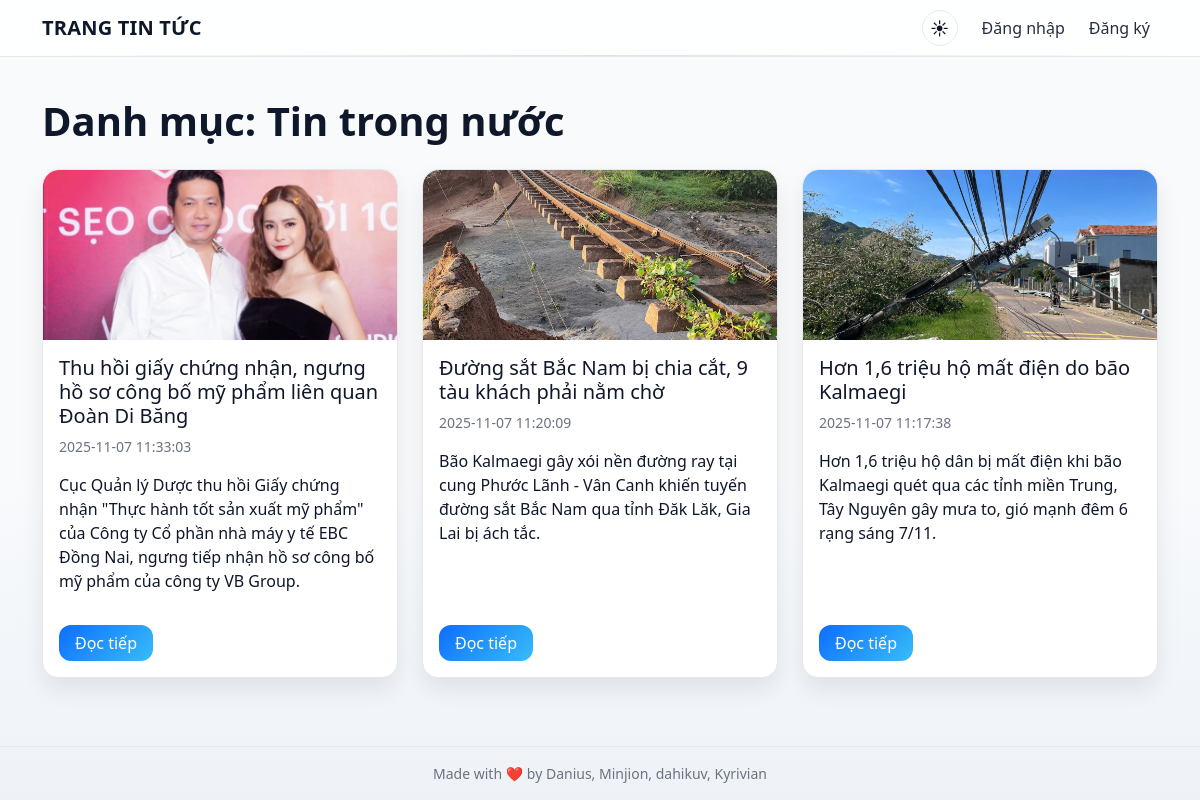
The page /news_web/public/category/10 on the database as committed earlier.
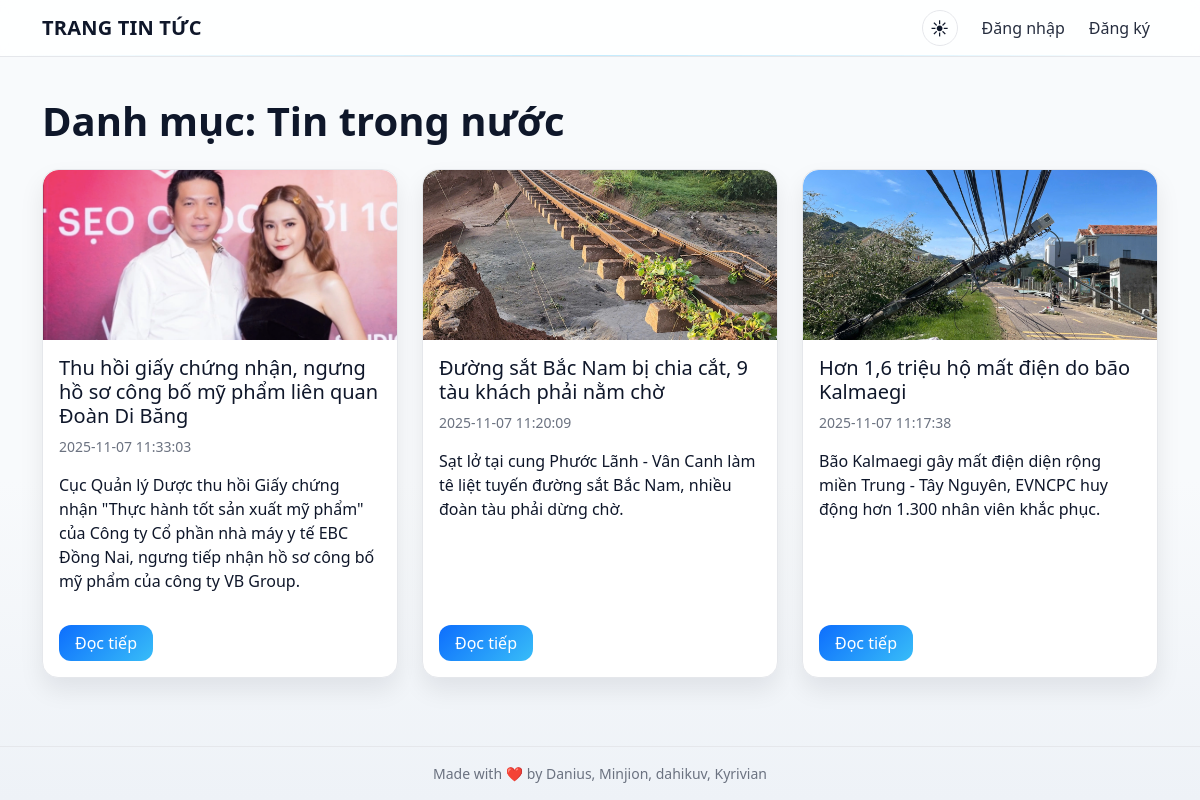
The same page on the database as committed later.
### tables this page shows
CREATE TABLE `categories` (
  `category_id` int(11) NOT NULL,
  `category_name` varchar(100) NOT NULL,
  `description` text DEFAULT NULL
);

CREATE TABLE `articles` (
  `article_id` int(11) NOT NULL,
  `user_id` int(11) NOT NULL,
  `category_id` int(11) DEFAULT NULL,
  `title` varchar(255) NOT NULL,
  `summary` text DEFAULT NULL,
  `status` enum('draft','published','archived') DEFAULT 'draft',
  `created_at` datetime DEFAULT current_timestamp(),
  `updated_at` datetime DEFAULT current_timestamp() ON UPDATE current_timestamp()
);

### app/Config/config.php (called while the page is built)
<?php
return [
    'db' => [
        'host' => '127.0.0.1',
        'port' => 3306,
        'name' => 'news_portal',
        'user' => 'root',
        'pass' => '',
        'charset' => 'utf8mb4',
    ],
    'app' => [
        'base_url' => '/news_web/public',
        'debug' => true,
    ],
];

### app/Core/Controller.php (called while the page is built, shortened)
<?php
class Controller
{
    protected function view(string $template, array $data = []): void
    {
        extract($data);
        $baseUrl = (require __DIR__ . '/../Config/config.php')['app']['base_url'];
        include __DIR__ . '/../Views/layout/header.php';
        include __DIR__ . '/../Views/' . $template . '.php';
        include __DIR__ . '/../Views/layout/footer.php';
    }
}

### app/Controllers/ArticleController.php (called while the page is built, shortened)
<?php
class ArticleController extends Controller
{
    public function category(int $id): void
    {
        $page = max(1, (int)($_GET['page'] ?? 1));
        $per = 9;
        $categoryModel = new CategoryModel();
        $category = $categoryModel->find($id);
        [$articles, $total] = (new ArticleModel())->getByCategory($id, $page, $per);
        $pages = (int)ceil($total / $per);
        $this->view('article/category', [
            'category' => $category,
            'articles' => $articles,
            'page' => $page,
            'pages' => $pages
        ]);
    }
}

### public/index.php (called while the page is built, shortened)
<?php
require_once __DIR__ . '/../app/Core/Router.php';
require_once __DIR__ . '/../app/Core/Controller.php';
require_once __DIR__ . '/../app/Core/Database.php';
require_once __DIR__ . '/../app/Queries/ArticleQueries.php';
require_once __DIR__ . '/../app/Queries/CategoryQueries.php';
require_once __DIR__ . '/../app/Queries/ArticleRepository.php';
require_once __DIR__ . '/../app/Queries/CategoryRepository.php';
require_once __DIR__ . '/../app/Models/BaseModel.php';
require_once __DIR__ . '/../app/Models/ArticleModel.php';
require_once __DIR__ . '/../app/Models/CategoryModel.php';
require_once __DIR__ . '/../app/Controllers/ArticleController.php';
$router = new Router();
$router->get('/', [App\Controllers\HomeController::class, 'index']);
$router->get('/article/(\\d+)', [App\Controllers\ArticleController::class, 'show']);
$router->get('/category/(\\d+)', [App\Controllers\ArticleController::class, 'category']);
$router->get('/search', [App\Controllers\SearchController::class, 'index']);
$router->get('/user/(\\d+)', [App\Controllers\ProfileController::class, 'show']);
$router->get('/auth/login', [App\Controllers\AuthController::class, 'login']);
$router->post('/auth/login', [App\Controllers\AuthController::class, 'handleLogin']);
$router->get('/auth/register', [App\Controllers\AuthController::class, 'register']);
$router->post('/auth/register', [App\Controllers\AuthController::class, 'handleRegister']);
$router->post('/auth/logout', [App\Controllers\AuthController::class, 'logout']);
$router->get('/admin/categories', [App\Controllers\AdminController::class, 'listCategories']);
$router->get('/admin/categories/create', [App\Controllers\AdminController::class, 'createCategory']);
$router->post('/admin/categories/store', [App\Controllers\AdminController::class, 'storeCategory']);
$router->get('/admin/categories/(\\d+)/edit', [App\Controllers\AdminController::class, 'editCategory']);
$router->post('/admin/categories/(\\d+)/update', [App\Controllers\AdminController::class, 'updateCategory']);
$router->post('/admin/categories/(\\d+)/delete', [App\Controllers\AdminController::class, 'deleteCategory']);
$router->get('/admin/articles', [App\Controllers\AdminController::class, 'listArticles']);
$router->get('/admin/articles/create', [App\Controllers\AdminController::class, 'createArticle']);
$router->post('/admin/articles/store', [App\Controllers\AdminController::class, 'storeArticle']);
$router->get('/admin/articles/(\\d+)/edit', [App\Controllers\AdminController::class, 'editArticle']);
$router->post('/admin/articles/(\\d+)/update', [App\Controllers\AdminController::class, 'updateArticle']);
$router->post('/admin/articles/(\\d+)/delete', [App\Controllers\AdminController::class, 'deleteArticle']);
$router->post('/admin/articles/(\\d+)/publish', [App\Controllers\AdminController::class, 'publishArticle']);
$router->get('/api/articles', [App\Controllers\ApiController::class, 'articles']);
$router->get('/api/article/(\\d+)', [App\Controllers\ApiController::class, 'article']);
$router->get('/api/comments', [App\Controllers\ApiController::class, 'comments']);
$router->post('/api/comments', [App\Controllers\ApiController::class, 'createComment']);
$router->post('/api/toggle-like', [App\Controllers\ApiController::class, 'toggleLike']);
$router->get('/api/check-availability', [App\Controllers\ApiController::class, 'checkAvailability']);
$router->dispatch($_SERVER['REQUEST_METHOD'], $_SERVER['REQUEST_URI']);

### app/Core/Database.php (called while the page is built, shortened)
<?php
class Database
{
    private static ?\PDO $pdo = null;
    public static function getConnection(): \PDO
    {
        if (self::$pdo === null) {
            $config = require __DIR__ . '/../Config/config.php';
            $db = $config['db'];
            $dsn = 'mysql:host=' . $db['host'] . ';port=' . $db['port'] . ';dbname=' . $db['name'] . ';charset=' . $db['charset'];
            $options = [
                \PDO::ATTR_ERRMODE => \PDO::ERRMODE_EXCEPTION,
                \PDO::ATTR_DEFAULT_FETCH_MODE => \PDO::FETCH_ASSOC,
                \PDO::ATTR_EMULATE_PREPARES => false,
            ];
            try {
                self::$pdo = new \PDO($dsn, $db['user'], $db['pass'], $options);
            } catch (\PDOException $e) {
                $errorCode = $e->getCode();
                if ($errorCode == 2002 || strpos($e->getMessage(), 'refused') !== false) {
                    die('
                    <div style="font-family: Arial; padding: 20px; max-width: 600px; margin: 50px auto; border: 2px solid #dc3545; border-radius: 8px; background: #fff;">
                        <h2 style="color: #dc3545; margin-top: 0;">❌ Lỗi kết nối Database</h2>
                        <p><strong>MySQL chưa được khởi động!</strong></p>
                        <p>Vui lòng làm theo các bước sau:</p>
                        <ol>
                            <li>Mở <strong>XAMPP Control Panel</strong></li>
                            <li>Nhấn nút <strong>"Start"</strong> cho service <strong>MySQL</strong></li>
                            <li>Đợi cho đến khi MySQL hiển thị màu xanh (đang chạy)</li>
                            <li>Làm mới trang web này</li>
                        </ol>
                        <p style="color: #666; font-size: 14px; margin-top: 20px;">
                            <strong>Chi tiết lỗi:</strong><br>
                            <code style="background: #f5f5f5; padding: 5px; display: inline-block; margin-top: 5px;">' . htmlspecialchars($e->getMessage()) . '</code>
                        </p>
                    </div>
                    ');
                }
                throw $e;
            }
        }
        return self::$pdo;
    }
}

### app/Models/BaseModel.php (called while the page is built, shortened)
<?php
abstract class BaseModel
{
    public function __construct(?\PDO $pdo = null)
    {
        $this->pdo = $pdo ?? Database::getConnection();
    }
}

### app/Models/CategoryModel.php (called while the page is built, shortened)
<?php
class CategoryModel extends BaseModel
{
    private CategoryRepositoryInterface $repository;
    public function __construct(?\PDO $pdo = null, ?CategoryRepositoryInterface $repository = null)
    {
        $this->repository = $repository ?? new CategoryRepository($this->pdo);
    }
    public function find(int $id): ?array
    {
        return $this->repository->find($id);
    }
}

### app/Queries/CategoryQueries.php (called while the page is built, shortened)
<?php
class CategoryQueries
{
    public static function find(): string
    {
        return "SELECT * FROM categories WHERE category_id = ?";
    }
}

### app/Queries/CategoryRepository.php (called while the page is built, shortened)
<?php
class CategoryRepository implements CategoryRepositoryInterface
{
    private \PDO $pdo;
    public function __construct(?\PDO $pdo = null)
    {
        $this->pdo = $pdo ?? Database::getConnection();
    }
    public function find(int $id): ?array
    {
        $sql = CategoryQueries::find();
        $stmt = $this->pdo->prepare($sql);
        $stmt->execute([$id]);
        return $stmt->fetch() ?: null;
    }
}

### app/Models/ArticleModel.php (called while the page is built, shortened)
<?php
class ArticleModel extends BaseModel
{
    private ArticleRepositoryInterface $repository;
    public function __construct(?\PDO $pdo = null, ?ArticleRepositoryInterface $repository = null)
    {
        $this->repository = $repository ?? new ArticleRepository($this->pdo);
    }
    public function getByCategory(int $categoryId, int $page, int $perPage): array
    {
        $articles = $this->repository->getPublishedArticles($page, $perPage, $categoryId);
        $total = $this->repository->countPublishedArticles($categoryId);
        return [$articles, $total];
    }
}

### app/Queries/ArticleQueries.php (called while the page is built, shortened)
<?php
class ArticleQueries
{
    public static function getPublishedArticlesByCategory(): string
    {
        return "SELECT a.article_id, a.title, a.summary, a.created_at, c.category_name,
                (SELECT am.media_url FROM article_media am
                 WHERE am.article_id = a.article_id AND am.media_type = 'image'
                 ORDER BY am.media_id ASC LIMIT 1) as thumb
                FROM articles a
                LEFT JOIN categories c ON a.category_id = c.category_id
                WHERE a.status = 'published' AND a.category_id = :cid
                ORDER BY a.created_at DESC
                LIMIT :per OFFSET :off";
    }
    public static function countPublishedArticlesByCategory(): string
    {
        return "SELECT COUNT(*) FROM articles WHERE status = 'published' AND category_id = :cid";
    }
}

### app/Queries/ArticleRepository.php (called while the page is built, shortened)
<?php
class ArticleRepository implements ArticleRepositoryInterface
{
    private \PDO $pdo;
    public function __construct(?\PDO $pdo = null)
    {
        $this->pdo = $pdo ?? Database::getConnection();
    }
    public function getPublishedArticles(int $page, int $perPage, ?int $categoryId = null): array
    {
        $offset = ($page - 1) * $perPage;
        if ($categoryId) {
            $sql = ArticleQueries::getPublishedArticlesByCategory();
            $stmt = $this->pdo->prepare($sql);
            $stmt->bindValue(':cid', $categoryId, \PDO::PARAM_INT);
            $stmt->bindValue(':per', $perPage, \PDO::PARAM_INT);
            $stmt->bindValue(':off', $offset, \PDO::PARAM_INT);
            $stmt->execute();
            return $stmt->fetchAll();
        }
        $sql = ArticleQueries::getPublishedArticles();
        $stmt = $this->pdo->prepare($sql);
        $stmt->bindValue(':per', $perPage, \PDO::PARAM_INT);
        $stmt->bindValue(':off', $offset, \PDO::PARAM_INT);
        $stmt->execute();
        return $stmt->fetchAll();
    }
    public function countPublishedArticles(?int $categoryId = null): int
    {
        if ($categoryId) {
            $sql = ArticleQueries::countPublishedArticlesByCategory();
            $stmt = $this->pdo->prepare($sql);
            $stmt->bindValue(':cid', $categoryId, \PDO::PARAM_INT);
            $stmt->execute();
        } else {
            $sql = ArticleQueries::countPublishedArticles();
            $stmt = $this->pdo->prepare($sql);
            $stmt->execute();
        }
        return (int)$stmt->fetchColumn();
    }
}

### app/Views/article/category.php (the view, shortened to what the rows shown need)
<div class="py-3">
    <h1 class="display-6 hero-title mb-4">Danh mục: <?= htmlspecialchars($category['category_name'] ?? '—') ?></h1>
    <?php if (empty($articles)): ?>
        <div class="alert alert-info">Chưa có bài viết.</div>
    <?php else: ?>
        <div class="row g-4">
            <?php foreach ($articles as $a): ?>
            <div class="col-sm-6 col-lg-4">
                <div class="card h-100">
                    <?php
                        $src = '';
                        $rel = (string)($a['thumb'] ?? '');
                        if ($rel !== '') {
                            $fsPath = __DIR__ . '/../../../public/' . $rel;
                            if (is_file($fsPath)) { $src = $baseUrl . '/' . $rel; }
                        }
                    ?>
                    <img class="article-thumb" src="<?= htmlspecialchars($src) ?>" alt="<?= htmlspecialchars($a['title']) ?>">
                    <div class="card-body d-flex flex-column">
                        <h5 class="card-title mb-2"><a href="<?= htmlspecialchars($baseUrl) ?>/article/<?= (int)$a['article_id'] ?>"><?= htmlspecialchars($a['title']) ?></a></h5>
                        <div class="text-muted small mb-3"><?= htmlspecialchars($a['created_at']) ?></div>
                        <p class="card-text flex-grow-1"><?= nl2br(htmlspecialchars($a['summary'] ?? '')) ?></p>
                        <a class="btn btn-primary mt-3" href="<?= htmlspecialchars($baseUrl) ?>/article/<?= (int)$a['article_id'] ?>">Đọc tiếp</a>
                    </div>
                </div>
            </div>
            <?php endforeach; ?>
        </div>
    <?php endif; ?>
</div>

### app/Core/Router.php (shortened to what the rows shown need)
<?php
class Router
{
    private array $routes = [
        'GET' => [],
        'POST' => [],
    ];
    public function get(string $pattern, $handler): void
    {
        $this->routes['GET'][$pattern] = $handler;
    }
    public function post(string $pattern, $handler): void
    {
        $this->routes['POST'][$pattern] = $handler;
    }
    public function dispatch(string $method, string $uri): void
    {
        $path = parse_url($uri, PHP_URL_PATH);
        $base = (require __DIR__ . '/../Config/config.php')['app']['base_url'];
        if ($base && str_starts_with($path, $base)) {
            $path = substr($path, strlen($base));
        }
        foreach ($this->routes[$method] as $pattern => $handler) {
            $regex = '#^' . $pattern . '$#';
            if (preg_match($regex, $path, $matches)) {
                array_shift($matches);
                if (is_array($handler)) {
                    [$class, $methodName] = $handler;
                    $controller = new $class();
                    call_user_func_array([$controller, $methodName], $matches);
                    return;
                } else {
                    call_user_func_array($handler, $matches);
                    return;
                }
            }
        }
    }
}

Rows that differ between the two databases and show on the page:
changed articles "Đường sắt Bắc Nam bị chia cắt, 9 tàu khách phải nằm chờ": summary "Bão Kalmaegi gây xói nền đường ray tại cung Phước Lãnh - Vân Canh khiến tuyến đường sắt Bắc Nam qua tỉnh Đăk Lăk, Gia Lai bị ách tắc." → "Sạt lở tại cung Phước Lãnh - Vân Canh làm tê liệt tuyến đường sắt Bắc Nam, nhiều đoàn tàu phải dừng chờ."
changed articles "Hơn 1,6 triệu hộ mất điện do bão Kalmaegi": summary "Hơn 1,6 triệu hộ dân bị mất điện khi bão Kalmaegi quét qua các tỉnh miền Trung, Tây Nguyên gây mưa to, gió mạnh đêm 6 rạng sáng 7/11." → "Bão Kalmaegi gây mất điện diện rộng miền Trung - Tây Nguyên, EVNCPC huy động hơn 1.300 nhân viên khắc phục."
